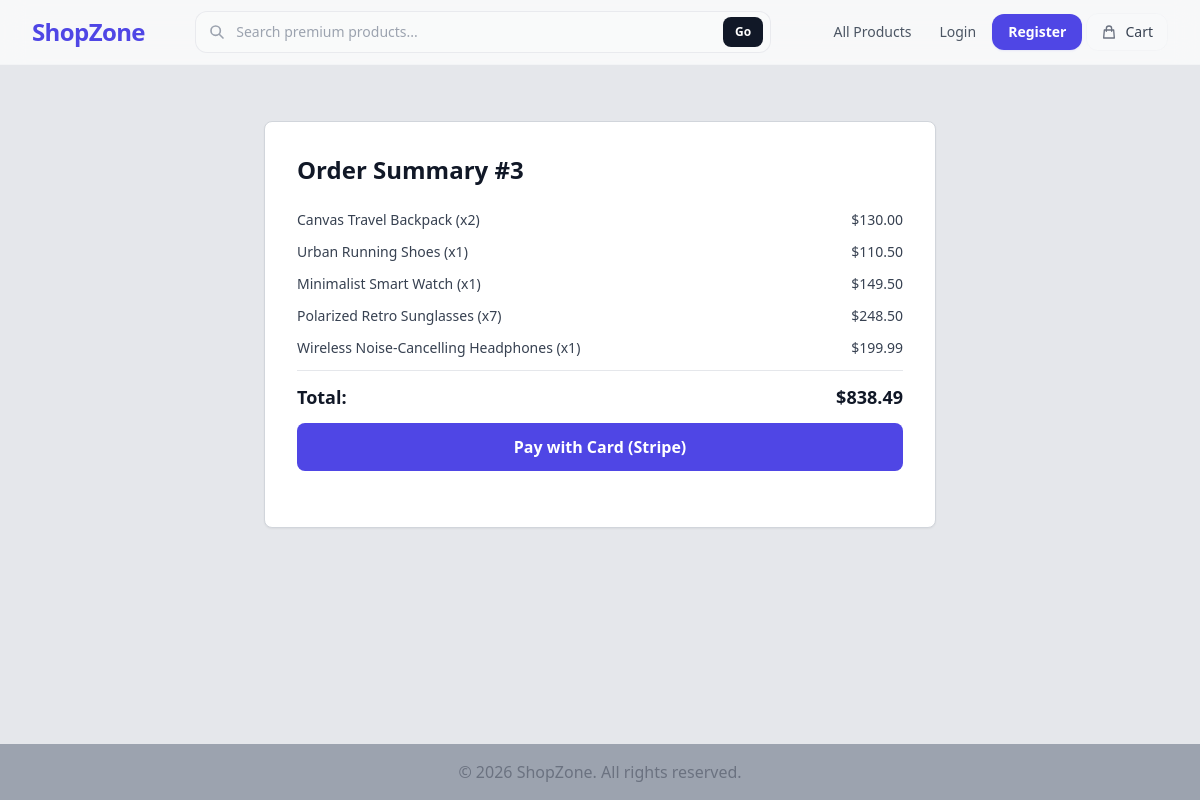
Screenshot of /order/3/payment/ with the database file from the repository.
### store/models.py (models this page shows, shortened)
class Order(models.Model):
    first_name = models.CharField(max_length=50)
    last_name = models.CharField(max_length=50)
    email = models.EmailField()
    address = models.CharField(max_length=250)
    city = models.CharField(max_length=100)
    created_at = models.DateTimeField(auto_now_add=True)
    paid = models.BooleanField(default=False)
    class Meta:
        ordering = ['-created_at']
    def get_total_cost(self):
        return sum(item.get_cost() for item in self.items.all())

class OrderItem(models.Model):
    order = models.ForeignKey(Order, related_name='items', on_delete=models.CASCADE)
    product = models.ForeignKey(Product, related_name='order_items', on_delete=models.CASCADE)
    price = models.DecimalField(max_digits=10, decimal_places=2)
    quantity = models.PositiveIntegerField(default=1)
    def get_cost(self):
        return self.price * self.quantity

class Product(models.Model):
    category = models.ForeignKey(Category, related_name='products', on_delete=models.CASCADE)
    name = models.CharField(max_length=100, unique=True)
    slug = models.SlugField(max_length=100, unique=True)
    description = models.TextField(blank=True, null=True)
    price = models.DecimalField(max_digits=10, decimal_places=2)
    stock = models.IntegerField(default=1)
    is_available = models.BooleanField(default=True)
    image_url = models.URLField(max_length=200, blank=True, null=True)
    created_at = models.DateTimeField(auto_now_add=True)
    updated_at = models.DateTimeField(auto_now=True)

### store/views.py (the view, shortened to what this page needs)
# urls.py: path('order/<int:order_id>/payment/', views.payment_process, name='payment_process'),
def payment_process(request, order_id):
    order = get_object_or_404(Order, id=order_id)
    return render(request, 'store/payment_process.html', {
        'order': order,
        'stripe_publishable_key': settings.STRIPE_PUBLISHABLE_KEY,
    })

### store/cart.py (called while the page is built)
    def __len__(self):
        return sum(item['quantity'] for item in self.cart.values())

### store/context_processors.py (called while the page is built)
def cart(request):
    return {'cart': Cart(request)}

### store/templates/store/payment_process.html (shortened to what this page needs)
{% extends 'store/base.html' %}
{% block content %}
    <div class="max-w-2xl mx-auto bg-white p-8 rounded-lg border border-gray-300 shadow-sm mt-8">
        <h1 class="text-2xl font-bold mb-6 text-gray-900">Order Summary #{{ order.id }}</h1>
        <div class="space-y-3 mb-6">
             {% for item in order.items.all %}
                <div class="flex justify-between text-sm text-gray-700">
                    <span>{{ item.product.name }} (x{{ item.quantity }})</span>
                    <span class="font-medium">${{ item.get_cost }}</span>
                </div>
             {% endfor %}
             <div class="border-t pt-3 flex justify-between font-bold text-lg text-gray-900">
                <span>Total:</span>
                <span>${{ order.get_total_cost }}</span>
             </div>
             <form action="{% url 'payment_process' order.id %}" method="post">
                <button type="submit" class="w-full bg-indigo-600 text-white font-bold py-3 px-4 rounded-lg hover:bg-indigo-700 transition">
                    Pay with Card (Stripe)
                </button>
             </form>
        </div>
    </div>
{% endblock content %}

### rows the page displays
Order: id "3", get_total_cost "838.49"
OrderItem: product.name "Canvas Travel Backpack", quantity "2", get_cost "130.00"
OrderItem: product.name "Urban Running Shoes", quantity "1", get_cost "110.50"
OrderItem: product.name "Minimalist Smart Watch", quantity "1", get_cost "149.50"
OrderItem: product.name "Polarized Retro Sunglasses", quantity "7", get_cost "248.50"
OrderItem: product.name "Wireless Noise-Cancelling Headphones", quantity "1", get_cost "199.99"
